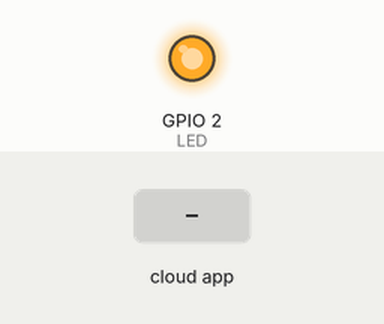
A sketch run on a simulated ESP8266 (NodeMCU). Parts: output pins drawn as LEDs (lit = HIGH). The inputs (shaded band) are chosen by the test bench. WiFi joins after 1.5 s; servers stay silent unless stated; what the sketch prints to the serial monitor is not drawn.

Above: at 2.7 s.
2.8 s: the phone or cloud app sets Shutters to 1
At 3.6 s:
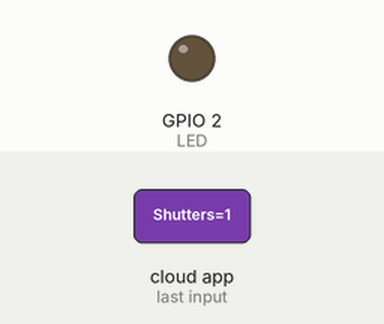
4.3 s: the phone or cloud app sets Shutters to 0
At 4.8 s:
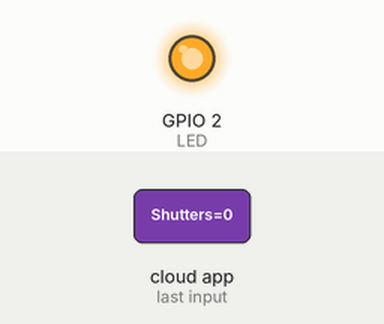
Timing chart, 0 to 7.3 s (numbered marks = the images above; inputs shaded):
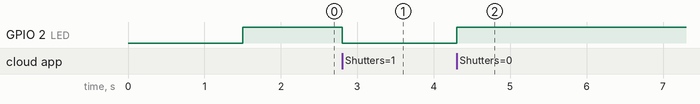

Measured:
- after the input at 2.8 s, GPIO 2 (LED): HIGH → LOW at once
- after the input at 4.3 s, GPIO 2 (LED): LOW → HIGH at once

The sketch:

fauxmoESP_Basic.ino
```cpp
#include <Arduino.h>
#ifdef ESP32
    #include <WiFi.h>
#else
    #include <ESP8266WiFi.h>
#endif
#include "fauxmoESP.h"
#include "credentials.sample.h"

#define SERIAL_BAUDRATE                 115200
#define LED                             2

fauxmoESP fauxmo;

// -----------------------------------------------------------------------------
// Wifi
// -----------------------------------------------------------------------------

void wifiSetup() {

    // Set WIFI module to STA mode
    WiFi.mode(WIFI_STA);

    // Connect
    Serial.printf("Snoopy", WIFI_SSID);
    WiFi.begin(WIFI_SSID, WIFI_PASS);

    // Wait
    while (WiFi.status() != WL_CONNECTED) {
        Serial.print(".");
        delay(100);
    }
    Serial.println();

    // Connected!
    Serial.printf("[WIFI] STATION Mode, Snoopy: %s, IP address: %s\n", WiFi.SSID().c_str(), WiFi.localIP().toString().c_str());

}

void setup() {

    // Init serial port and clean garbage
    Serial.begin(SERIAL_BAUDRATE);
    Serial.println();
    Serial.println();

    // Wifi
    wifiSetup();

    // LED
    pinMode(LED, OUTPUT);
    digitalWrite(LED, HIGH);

    // You have to call enable(true) once you have a WiFi connection
    // You can enable or disable the library at any moment
    // Disabling it will prevent the devices from being discovered and switched
    fauxmo.enable(false);

    // Add virtual devices
    fauxmo.addDevice("Shutters");
	//fauxmo.addDevice("switch two"); // You can add more devices
	//fauxmo.addDevice("switch three");
    //fauxmo.addDevice("switch four");
    //fauxmo.addDevice("switch five");
    //fauxmo.addDevice("switch six");
    //fauxmo.addDevice("switch seven");
    //fauxmo.addDevice("switch eight");
    //fauxmo.addDevice("switch nine");
    //fauxmo.addDevice("switch ten");

    // fauxmoESP 2.0.0 has changed the callback signature to add the device_id,
    // this way it's easier to match devices to action without having to compare strings.
    fauxmo.onSetState([](unsigned char device_id, const char * device_name, bool state) {
        Serial.printf("[MAIN] Device #%d (%s) state: %s\n", device_id, device_name, state ? "ON" : "OFF");
        digitalWrite(LED, !state);
    });

    // Callback to retrieve current state (for GetBinaryState queries)
    fauxmo.onGetState([](unsigned char device_id, const char * device_name) {
        return !digitalRead(LED);
    });

}

void loop() {

    // Since fauxmoESP 2.0 the library uses the "compatibility" mode by
    // default, this means that it uses WiFiUdp class instead of AsyncUDP.
    // The later requires the Arduino Core for ESP8266 staging version
    // whilst the former works fine with current stable 2.3.0 version.
    // But, since it's not "async" anymore we have to manually poll for UDP
    // packets
    fauxmo.handle();

    static unsigned long last = millis();
    if (millis() - last > 5000) {
        last = millis();
        Serial.printf("[MAIN] Free heap: %d bytes\n", ESP.getFreeHeap());
    }

}
```

credentials.sample.h
```cpp
#define WIFI_SSID "Snoopy"
#define WIFI_PASS "Carter01"
```
